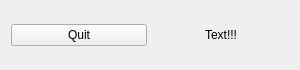
<?xml version="1.0" encoding="UTF-8"?>
<ui version="4.0">
 <class>MyForm</class>
 <widget class="QWidget" name="MyForm">
  <property name="geometry">
   <rect>
    <x>0</x>
    <y>0</y>
    <width>300</width>
    <height>70</height>
   </rect>
  </property>
  <property name="windowTitle">
   <string>Load from UI</string>
  </property>
  <layout class="QHBoxLayout" name="horizontalLayout">
   <item>
    <widget class="QPushButton" name="btnQuit">
     <property name="text">
      <string>Quit</string>
     </property>
    </widget>
   </item>
   <item>
    <widget class="QLabel" name="label">
     <property name="text">
      <string>Text!!!</string>
     </property>
     <property name="alignment">
      <set>Qt::AlignCenter</set>
     </property>
     <property name="wordWrap">
      <bool>false</bool>
     </property>
    </widget>
   </item>
  </layout>
 </widget>
 <resources/>
 <connections/>
</ui>
